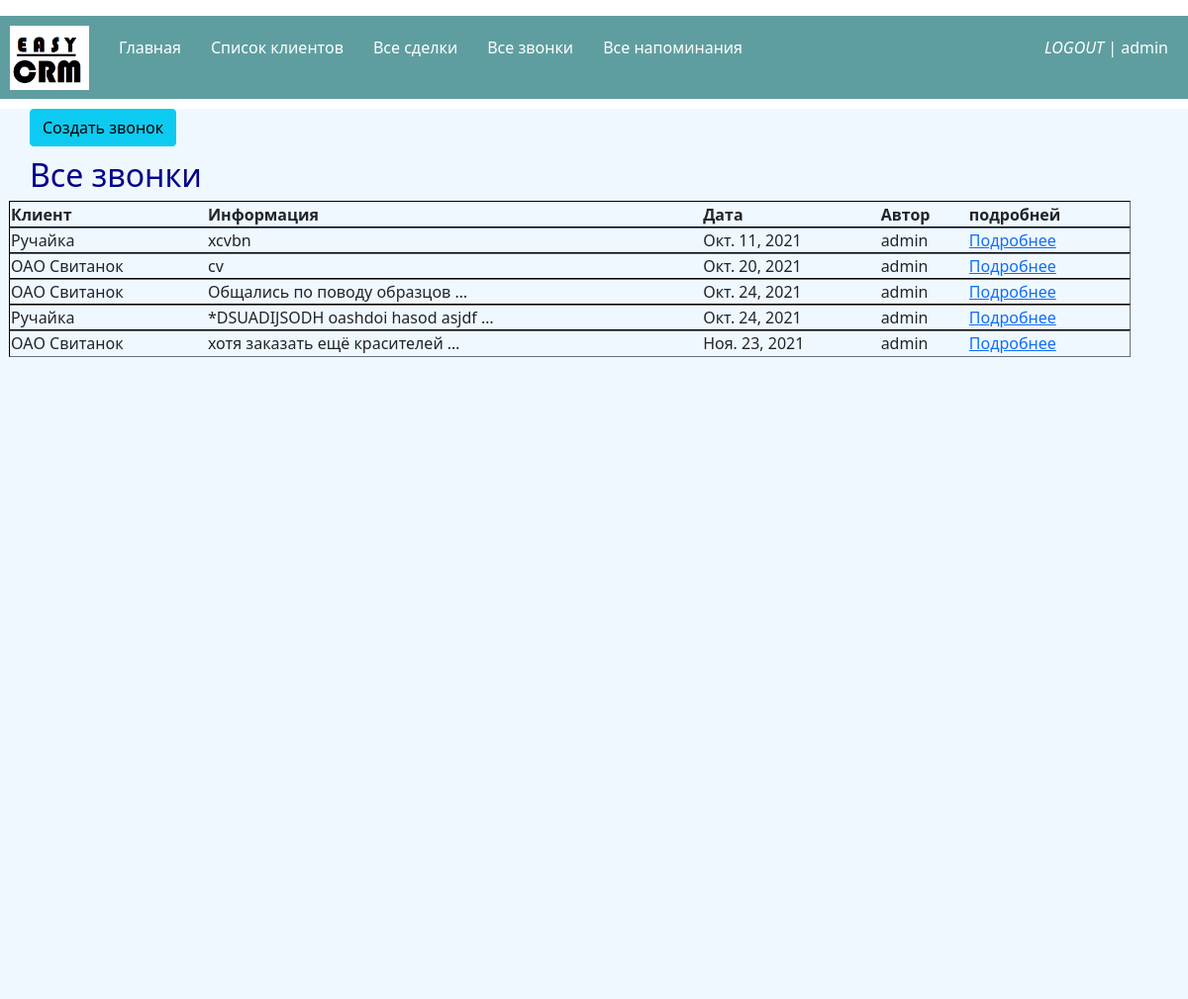
/list_calls (signed in), run on an earlier commit of the app's database.
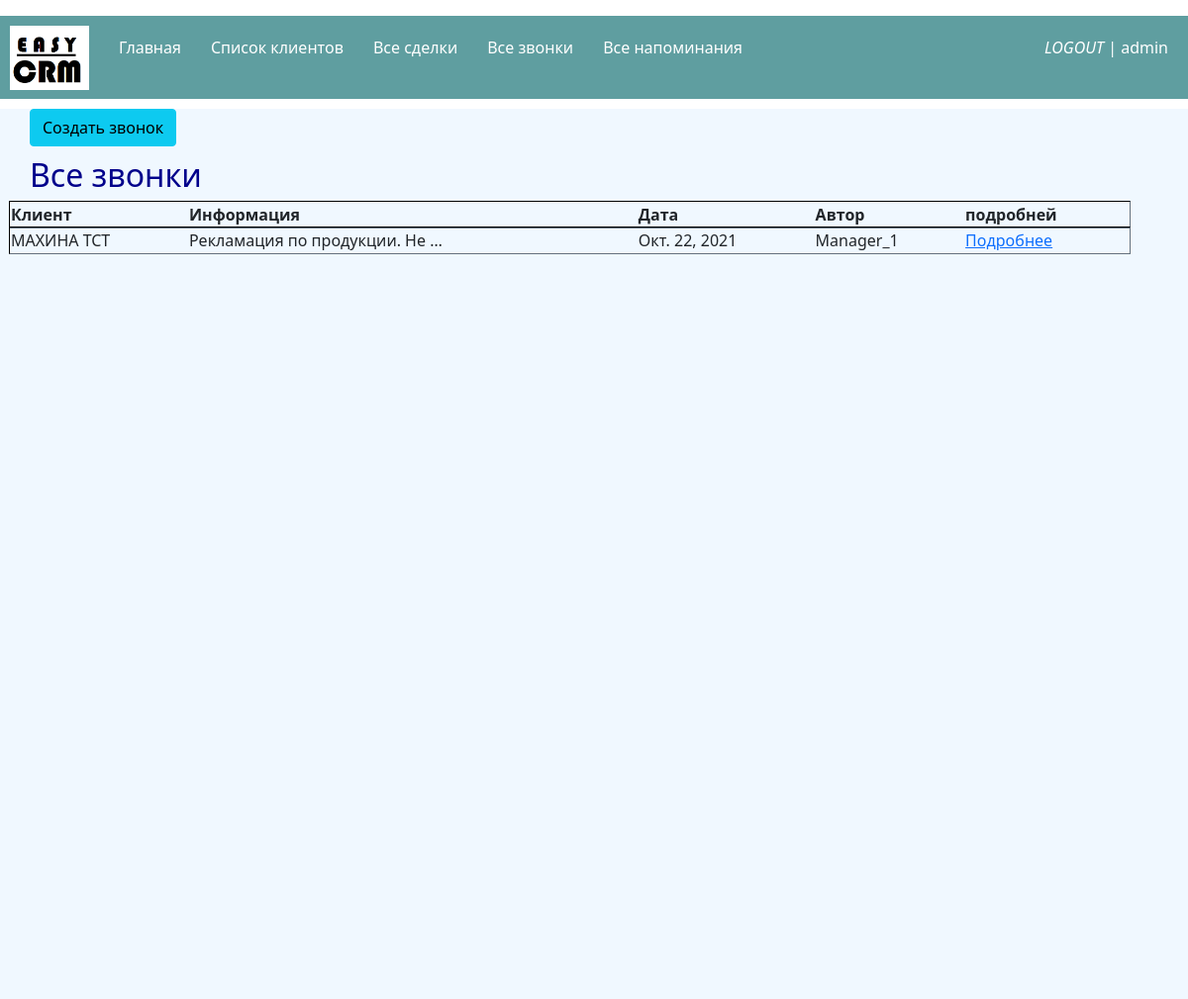
And on a later commit of the database.
### crm/models.py (models this page shows, shortened)
class Call(models.Model):
    client = models.ForeignKey(Client, related_name='calls', on_delete=models.CASCADE)
    commentary = models.TextField('Коментарии')
    publish = models.DateField('Дата создания')
    author = models.ForeignKey(User, on_delete=models.CASCADE)

class Client(models.Model):
    client_name = models.CharField('Название клиента', max_length=100)
    lpr = models.CharField('ФИО ЛПР-а', max_length=150)
    position = models.CharField('Должность', max_length=100)
    tel_number = models.CharField('Телефон', max_length=100)
    email = models.EmailField('Е-мэил', blank=True)
    adress = models.CharField('Адрес', max_length=255)
    commentary = models.TextField('Коментарии')
    publish = models.DateTimeField('Дата создания', default=timezone.now)
    author = models.ForeignKey(User, on_delete=models.CASCADE,
                               related_name='user_clients')
    def __str__(self):
        return self.client_name

### crm/views.py (the view)
# urls.py: path('list_calls', views.list_calls, name='list_calls'),
@login_required
def list_calls(request):
    calls = models.Call.objects.order_by('publish')
    return render(request, 'crm/list_calls.html', {'calls': calls})

### crm/templates/crm/list_calls.html (shortened to what this page needs)
{% extends 'crm/base_two.html' %}
{% block content  %}
    <ul1>
    <a href="{% url 'create_call' %}"><li><button class="btn btn-info" type="submit">Создать звонок</button></li></a>
    </ul1>
    <br>
    <br>
    <h2> Все звонки</h2>
    <table class="table2">
    <tbody>
    <tr class="line">
        <th>Клиент</th>
        <th>Информация</th>
        <th>Дата</th>
        <th>Автор</th>
        <th>подробней</th>
    </tr>
    {% for el in calls %}
            <tr class="line">
                <td>{{ el.client }}</td>
                <td>{{ el.commentary | truncatewords:4}}</td>
                <td>{{ el.publish }}</td>
                <td>{{ el.author }}</td>
                <td><a href="{% url 'detailed_call' el.id %}"> Подробнее </a></td>
        </tr>
    {% endfor %}
    </tbody>
    </table>
{% endblock %}

What changed in the data, as far as the page shows it:
removed Call: client "Ручайка", commentary "xcvbn", publish "Окт. 11, 2021", author "admin"
removed Call: client "ОАО Свитанок", commentary "cv", publish "Окт. 20, 2021", author "admin"
removed Call: client "ОАО Свитанок", commentary "Общались по поводу образцов …", publish "Окт. 24, 2021", author "admin"
removed Call: client "Ручайка", commentary "*DSUADIJSODH oashdoi hasod asjdf …", publish "Окт. 24, 2021", author "admin"
removed Call: client "ОАО Свитанок", commentary "хотя заказать ещё красителей …", publish "Ноя. 23, 2021", author "admin"
added Call: client "МАХИНА ТСТ", commentary "Рекламация по продукции. Не …", publish "Окт. 22, 2021", author "Manager_1"
